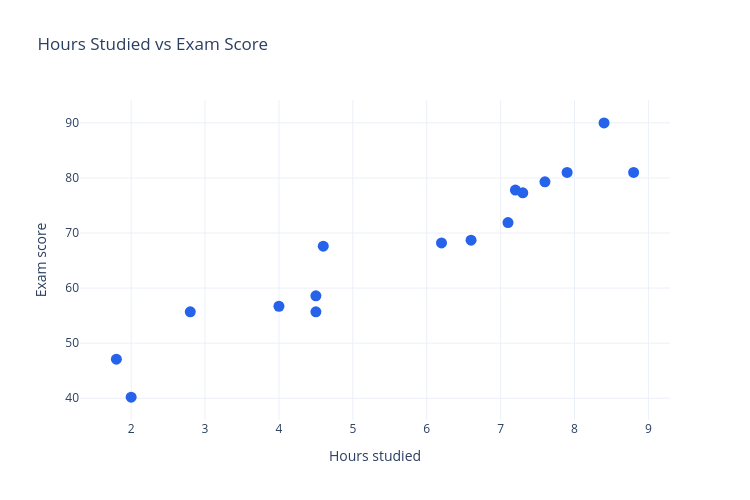

Notebook source saved alongside this figure:
### Code cell
figure = go.Figure()
figure.add_trace(
    go.Scatter(
        x=scores_1d["hours_studied"], y=scores_1d["exam_score"], mode="markers",
        marker=dict(size=11, color="#2563eb"), name="students",
        hovertemplate="Hours studied: %{x}<br>Exam score: %{y}<extra></extra>",
    )
)
figure.update_layout(
    title="Hours Studied vs Exam Score", xaxis_title="Hours studied", yaxis_title="Exam score",
    template="plotly_white", width=750, height=500,
)
figure.show()

### Figure 1 — Plotly figure (JSON) as saved in the notebook; plotly's stock layout.template omitted (floating-point values rounded to 4 significant figures)
{"data": [{"hovertemplate": "Hours studied: %{x}<br>Exam score: %{y}<extra></extra>", "marker": {"color": "#2563eb", "size": 11}, "mode": "markers", "name": "students", "type": "scatter", "x": [1.8, 2, 2.8, 4, 4.5, 4.5, 4.6, 6.2, 6.6, 7.1, 7.2, 7.3, 7.6, 7.9, 8.4, 8.8], "y": [47.1, 40.2, 55.7, 56.7, 58.6, 55.7, 67.6, 68.2, 68.7, 71.9, 77.8, 77.3, 79.3, 81, 90, 81]}], "layout": {"height": 500, "title": {"text": "Hours Studied vs Exam Score"}, "width": 750, "xaxis": {"title": {"text": "Hours studied"}}, "yaxis": {"title": {"text": "Exam score"}}}}
